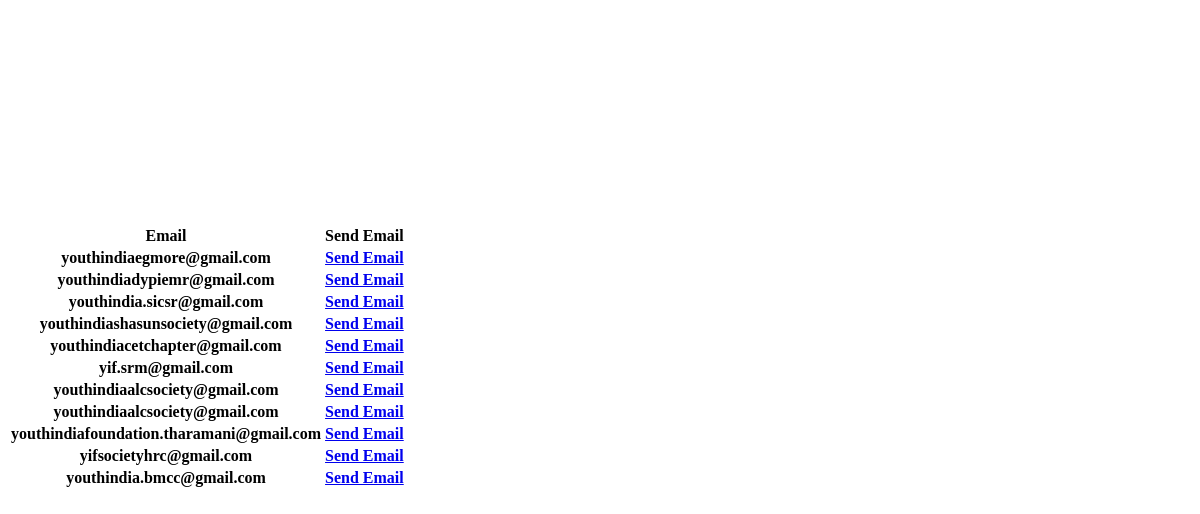
Before: /email_test/ with the older database file.
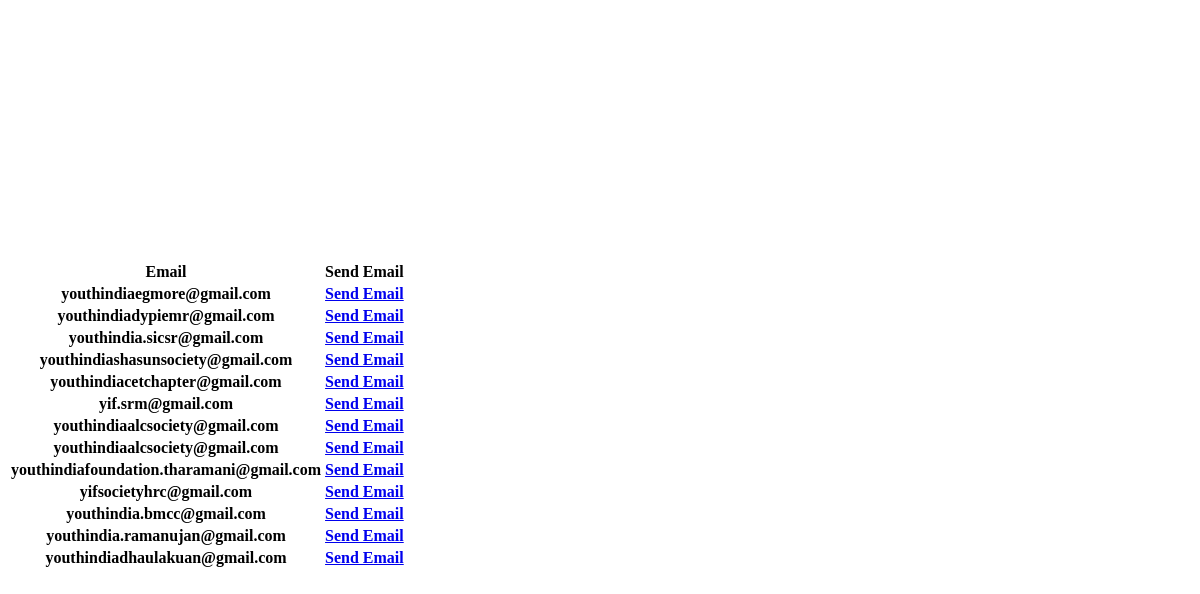
After: the same page with the newer database file.
### firstapp/models.py (models this page shows, shortened)
class events(models.Model):
    name = models.CharField(max_length= 100)
    states = (('West Bengal' , 'West bengal'),
              ('Delhi','Delhi'),
              ('Maharashtra','Maharashtra'),
              ('Odisha','Odisha'),
              ('Tamil Nadu','Tamil Nadu'))
    cluster_choices = (('1','1'), ('2','2'))
    select_state = models.CharField(max_length=50, choices = states, default = 1)
    cluster = models.CharField(max_length= 1, choices=cluster_choices, default = 2)
    summary = models.TextField(max_length= 500)
    picture = models.ImageField(upload_to = "event_posters")
    rules = models.TextField(max_length=1500)
    cost = models.IntegerField()
    cost2 = models.IntegerField(default = 0,blank = True)
    total_revenue = models.IntegerField(default = 0)
    participants = models.IntegerField(default = 0)
    start_day = models.DateField(default = datetime.today())
    email = models.EmailField(default = 'prodigygamer143@gmail.com',max_length=50)
    password = models.CharField(default = '8017586761', max_length=100)
    group_event = models.BooleanField(default = False)
    class Meta:
        verbose_name_plural = "Events"

### firstapp/views.py (the view)
# urls.py: path('email_test/', views.email_test, name = 'email_test'),
def email_test(request):
    all_events = events.objects.all()
    return render(request, 'email_test.html', {'all_events' : all_events})

### templates/email_test.html (shortened to what this page needs)
<!DOCTYPE html>
<html lang="en">
<head>
</head>
<body>
<table style= "text-align: center;">
    <tr>
        <th>Email</th>
        <th>Send Email</th>
    </tr>
    <br>
    {% for event in all_events %}
    <tr>
        <th>{{ event.email  }}</th>
        <th><a href = "{{event.name}}">Send Email</a></th>
    </tr>
    <br>
    {% endfor %}
</table>
</body>
</html>

Changed rows visible on the page:
added events: email "youthindia.ramanujan@gmail.com"
added events: email "youthindiadhaulakuan@gmail.com"
